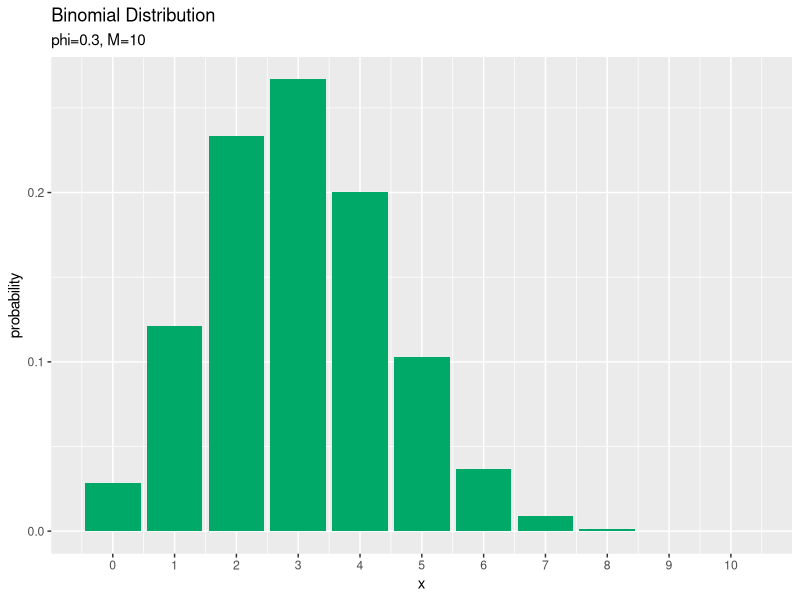
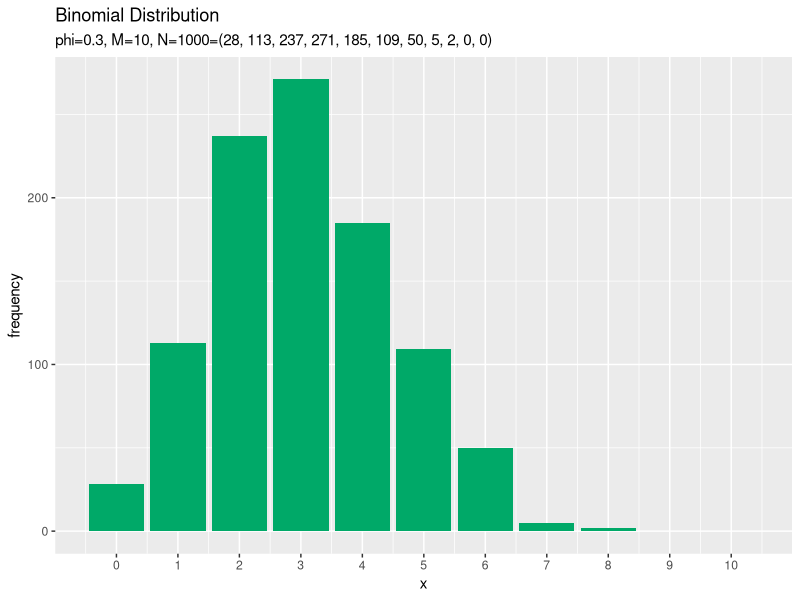
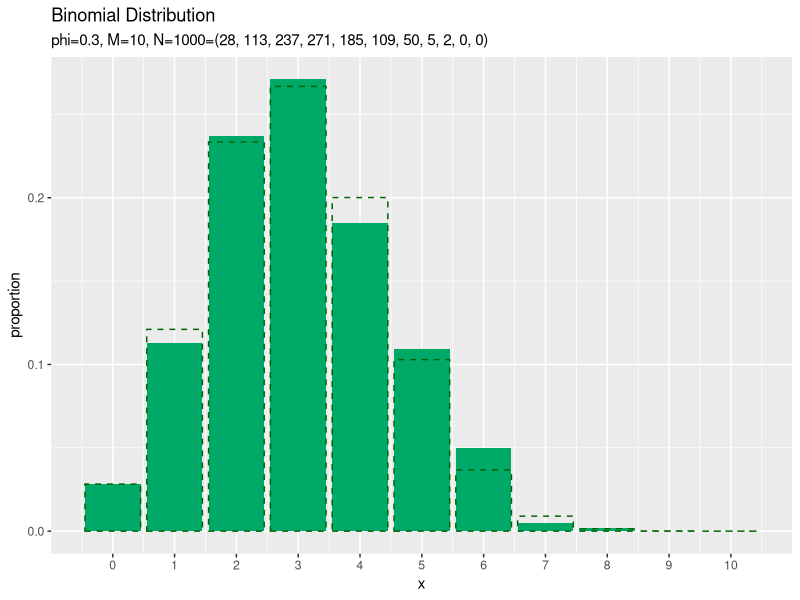

These charts were generated, in order, by the following R code:
## ---- chunk 1
knitr::opts_chunk$set(
  echo = TRUE, 
  message = FALSE, error = FALSE, warning = FALSE, # メッセージを非表示
  fig.align = "center", # 画像を中央揃え
  fig.width = 5, fig.height = 4, # 画像のサイズ
  dev = "cairo_pdf", dev.args = list(family = "ipaexg"), # {ggplot2}に日本語を組み込む場合の対処
  class.source = "numberLines lineAnchors", # ソースを番号付けする
  class.output = "numberLines lineAnchors chunkout" # 出力を番号付けする
)
## ---- chunk 2
# レンダリング日時
Sys.time()
## ---- chunk 3
# 利用するパッケージ
library(tidyverse)
library(gganimate)
## ---- chunk 4
# パラメータを指定
phi <- 0.3

# 試行回数を指定
M <- 10

# 確率変数の値を指定:(x <= M)
x <- 3
## ---- chunk 5
# 定義式により確率を計算
C <- gamma(M + 1) / gamma(M - x + 1) / gamma(x + 1)
prob <- C * phi^x * (1 - phi)^(M - x)
prob
## ---- chunk 6
# 対数をとった定義式により確率を計算
ln_C <- lgamma(M + 1) - lgamma(M - x + 1) - lgamma(x + 1)
ln_prob <- ln_C + x * log(phi) + (M - x) * log(1 - phi)
prob <- exp(ln_prob)
prob; ln_prob
## ---- chunk 7
# 二項分布の関数により確率を計算
prob <- dbinom(x = x, size = M, prob = phi)
prob
## ---- chunk 8
# 二項分布の対数をとった関数により確率を計算
ln_prob <- dbinom(x = x, size = M, prob = phi, log = TRUE)
prob <- exp(ln_prob)
prob; ln_prob
## ---- chunk 9
# ベクトルに変換
phi_v <- c(1 - phi, phi)
x_v <- c(M - x, x)
phi_v; x_v
## ---- chunk 10
# 多項分布の関数により確率を計算
prob <- dmultinom(x = x_v, size = M, prob = phi_v)
prob
## ---- chunk 11
# 多項分布の対数をとった関数により確率を計算
ln_prob <- dmultinom(x = x_v, size = M, prob = phi_v, log = TRUE)
prob <- exp(ln_prob)
prob; ln_prob
## ---- chunk 12
# 平均を計算
E_x <- M * phi
E_x
## ---- chunk 13
# 分散を計算
V_x <- M * phi * (1 - phi)
V_x
## ---- chunk 14
# パラメータを指定
phi <- 0.3

# 試行回数を指定
M <- 10

# 作図用のxの値を作成
x_vals <- 0:M

# 二項分布の情報を格納
prob_df <- tidyr::tibble(
  x = x_vals, # 確率変数
  probability = dbinom(x = x_vals, size = M, prob = phi) # 確率
)
head(prob_df)
## ---- chunk 15
# 二項分布のグラフを作成
ggplot(data = prob_df, mapping = aes(x = x, y = probability)) + # データ
  geom_bar(stat = "identity", position = "dodge", fill = "#00A968") + # 分布
#  geom_vline(xintercept = E_x, color = "orange", size = 1, linetype = "dashed") + # 平均
#  geom_vline(xintercept = E_x - sqrt(V_x), color = "orange", size = 1, linetype = "dotted") + # 平均 - 標準偏差
#  geom_vline(xintercept = E_x + sqrt(V_x), color = "orange", size = 1, linetype = "dotted") + # 平均 + 標準偏差
  scale_x_continuous(breaks = 0:M, labels = 0:M) + # x軸目盛
  labs(title = "Binomial Distribution", 
       subtitle = paste0("phi=", phi, ", M=", M)) # ラベル
## ---- chunk 16
# 作図用のphiの値を作成
phi_vals <- seq(from = 0, to = 1, by = 0.01)

# phiの値ごとに分布を計算
anime_prob_df <- tidyr::tibble()
for(phi in phi_vals) {
  # 二項分布の情報を格納
  tmp_prob_df <- tidyr::tibble(
    x = x_vals, # 確率変数
    probability = dbinom(x = x_vals, size = M, prob = phi), # 確率
    parameter = paste0("phi=", phi, ", M=", M) %>% 
      as.factor() # フレーム切替用のラベル
  )
  
  # 結果を結合
  anime_prob_df <- rbind(anime_prob_df, tmp_prob_df)
}
head(anime_prob_df)
## ---- chunk 17
# パラメータを指定
phi <- 0.3

# 試行回数の最大値を指定
M_max <- 100

# Mの値ごとに確率を計算
anime_prob_df <- tidyr::tibble()
for(M in 1:M_max) {
  # 作図用のxの値を作成
  x_vals <- 0:M
  
  # 二項分布の情報を格納
  tmp_prob_df <- tidyr::tibble(
    x = x_vals, # 表の回数
    prob = dbinom(x = x_vals, size = M, prob = phi), # 確率
    parameter = paste0("phi=", phi, ", M=", M) %>% 
      as.factor() # フレーム切替用ラベル
  )
  
  # 計算結果を結合
  anime_prob_df <- rbind(anime_prob_df, tmp_prob_df)
}
head(anime_prob_df)
## ---- chunk 18
# パラメータを指定
phi <- 0.3

# 試行回数を指定
M <- 10

# データ数を指定
N <- 1000

# 二項分布に従う乱数を生成
x_n <- rbinom(n = N, size = M, prob = phi)
x_n[1:5]
## ---- chunk 19
# 乱数を集計して格納
freq_df <- tidyr::tibble(x = x_n) %>% # 乱数を格納
  dplyr::count(x, name = "frequency") %>% # 頻度を測定
  dplyr::right_join(tidyr::tibble(x = 0:M), by = "x") %>% # 確率変数列を追加
  dplyr::mutate(frequency = tidyr::replace_na(frequency, 0)) %>% # サンプルにない場合のNAを0に置換
  dplyr::mutate(proportion = frequency / N) # 構成比を計算
head(freq_df)
## ---- chunk 20
# サンプルのヒストグラムを作成
ggplot(data = freq_df, mapping = aes(x = x, y = frequency)) + # データ
  geom_bar(stat = "identity", position = "dodge", fill = "#00A968") + # ヒストグラム
  scale_x_continuous(breaks = 0:M, labels = 0:M) + # x軸目盛
  labs(title = "Binomial Distribution", 
       subtitle = paste0("phi=", phi, ", M=", M, 
                         ", N=", N, "=(", paste0(freq_df[["frequency"]], collapse = ", "), ")")) # ラベル
## ---- chunk 21
# サンプルの構成比を作図
ggplot() + 
  geom_bar(data = freq_df, mapping = aes(x = x, y = proportion), 
           stat = "identity", position = "dodge", fill = "#00A968") + # 構成比
  geom_bar(data = prob_df, mapping = aes(x = x, y = probability), 
           stat = "identity", position = "dodge", alpha = 0, color = "darkgreen", linetype = "dashed") + # 真の分布
  scale_x_continuous(breaks = 0:M, labels = 0:M) + # x軸目盛
  labs(title = "Binomial Distribution", 
       subtitle = paste0("phi=", phi, ", M=", M, 
                         ", N=", N, "=(", paste0(freq_df[["frequency"]], collapse = ", "), ")")) # ラベル
## ---- chunk 22
# データ数を指定
N <- 100

# 乱数を1つずつ生成
x_n <- rep(NA, times = N)
anime_freq_df <- tidyr::tibble()
anime_data_df <- tidyr::tibble()
anime_prob_df <- tidyr::tibble()
for(n in 1:N) {
  # 二項分布に従う乱数を生成
  x_n[n] <- rbinom(n = 1, size = M, prob = phi)
  
  # n個の乱数を集計して格納
  tmp_freq_df <- tidyr::tibble(x = x_n[1:n]) %>% # 乱数を格納
    dplyr::count(x, name = "frequency") %>% # 頻度を測定
    dplyr::right_join(tidyr::tibble(x = 0:M), by = "x") %>% # 確率変数列を追加
    dplyr::mutate(frequency = tidyr::replace_na(frequency, 0)) %>% # サンプルにない場合のNAを0に置換
    dplyr::mutate(proportion = frequency / n) # 構成比を計算
  
  # ラベル用のテキストを作成
  label_text <- paste0(
    "phi=", phi, ", N=", n, "=(", paste0(tmp_freq_df[["frequency"]], collapse = ", "), ")"
  )
  
  # フレーム切替用のラベルを付与
  tmp_freq_df <- tmp_freq_df %>% 
    dplyr::mutate(parameter = as.factor(label_text))
  
  # n番目の乱数を格納
  tmp_data_df <- tidyr::tibble(
    x = x_n[n], 
    parameter = as.factor(label_text) # フレーム切替用のラベル
  )
  
  # n回目のラベルを付与
  tmp_prob_df <- prob_df %>% 
    dplyr::mutate(parameter = as.factor(label_text))
  
  # 結果を結合
  anime_freq_df <- rbind(anime_freq_df, tmp_freq_df)
  anime_data_df <- rbind(anime_data_df, tmp_data_df)
  anime_prob_df <- rbind(anime_prob_df, tmp_prob_df)
}
head(anime_freq_df)
